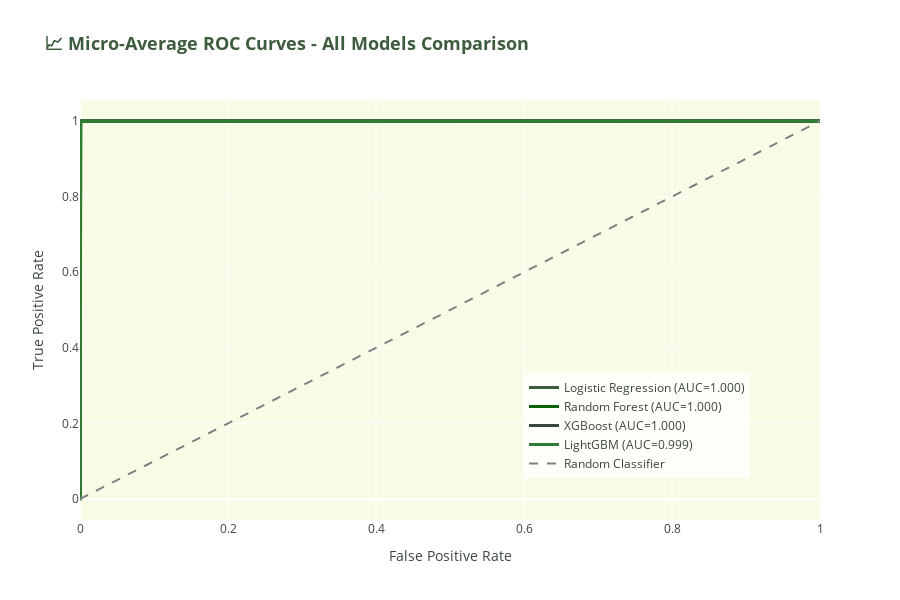

Notebook code cell kept with this figure:
### Code cell
# ============================================================================
# 📈 INTERACTIVE ROC CURVES (PLOTLY)
# ============================================================================

fig_roc = go.Figure()

for idx, (name, model) in enumerate(models.items()):
    y_pred_proba = model.predict_proba(X_test)
    
    # For multi-class, compute micro-average ROC
    fpr_micro, tpr_micro, _ = roc_curve(y_test_bin.ravel(), y_pred_proba.ravel())
    roc_auc_micro = auc(fpr_micro, tpr_micro)
    
    fig_roc.add_trace(go.Scatter(
        x=fpr_micro, y=tpr_micro,
        name=f'{name} (AUC={roc_auc_micro:.3f})',
        mode='lines',
        line=dict(color=colors_plotly[idx], width=3)
    ))

# Add diagonal
fig_roc.add_trace(go.Scatter(
    x=[0, 1], y=[0, 1],
    name='Random Classifier',
    mode='lines',
    line=dict(color='gray', width=2, dash='dash')
))

fig_roc.update_layout(
    title="<b>📈 Micro-Average ROC Curves - All Models Comparison</b>",
    title_font_size=18,
    title_font_color=PRIMARY,
    xaxis_title="False Positive Rate",
    yaxis_title="True Positive Rate",
    width=900,
    height=600,
    paper_bgcolor='white',
    plot_bgcolor='#f9fbe7',
    font=dict(color=DARK),
    legend=dict(x=0.6, y=0.1, bgcolor='rgba(255,255,255,0.8)')
)

fig_roc.show()

### Figure 1 — Plotly figure (JSON) as saved in the notebook; plotly's stock layout.template omitted (floating-point values rounded to 4 significant figures; data arrays with more than 128 entries replaced by an {"elided": "..."} marker saying what was removed)
{"data": [{"line": {"color": "#3d5c3d", "width": 3}, "mode": "lines", "name": "Logistic Regression (AUC=1.000)", "type": "scatter", "x": [0.0, 0.0, 0.0, 0.0, 0.0, 0.0, 0.0, 0.0, 0.0, 0.0, 0.0, 0.0, 0.0, 0.0, 0.0, 0.0, 0.00025, 0.00025, 0.0005, 0.0005, 0.00075, 0.00075, 0.00125, 0.00125, 0.00225, 0.00225, 0.004, 0.004, 1.0], "y": [0.0, 0.065, 0.067, 0.0675, 0.0685, 0.0735, 0.0745, 0.095, 0.096, 0.116, 0.117, 0.17, 0.171, 0.213, 0.214, 0.992, 0.992, 0.9955, 0.9955, 0.9975, 0.9975, 0.9985, 0.9985, 0.999, 0.999, 0.9995, 0.9995, 1.0, 1.0]}, {"line": {"color": "#046105", "width": 3}, "mode": "lines", "name": "Random Forest (AUC=1.000)", "type": "scatter", "x": [0.0, 0.0, 1.0], "y": [0.0, 1.0, 1.0]}, {"line": {"color": "#3b473b", "width": 3}, "mode": "lines", "name": "XGBoost (AUC=1.000)", "type": "scatter", "x": {"elided": "477 float values"}, "y": {"elided": "477 float values"}}, {"line": {"color": "#2e7d32", "width": 3}, "mode": "lines", "name": "LightGBM (AUC=0.999)", "type": "scatter", "x": [0.0, 0.00025, 0.00025, 0.00025, 0.00025, 0.00025, 0.00025, 0.0005, 0.0005, 0.001, 0.001, 0.0015, 0.0015, 0.002, 0.002, 0.5008, 0.5012, 0.5192, 0.5198, 0.984, 0.9845, 0.9922, 0.9928, 0.9975, 0.9975, 1.0], "y": [0.0, 0.0, 0.0125, 0.0135, 0.0265, 0.0275, 0.996, 0.996, 0.997, 0.997, 0.998, 0.998, 0.999, 0.999, 0.9995, 0.9995, 0.9995, 0.9995, 0.9995, 0.9995, 0.9995, 0.9995, 0.9995, 0.9995, 1.0, 1.0]}, {"line": {"color": "gray", "dash": "dash", "width": 2}, "mode": "lines", "name": "Random Classifier", "type": "scatter", "x": [0, 1], "y": [0, 1]}], "layout": {"font": {"color": "#3b473b"}, "height": 600, "legend": {"bgcolor": "rgba(255,255,255,0.8)", "x": 0.6, "y": 0.1}, "paper_bgcolor": "white", "plot_bgcolor": "#f9fbe7", "title": {"font": {"color": "#3d5c3d", "size": 18}, "text": "<b>📈 Micro-Average ROC Curves - All Models Comparison</b>"}, "width": 900, "xaxis": {"title": {"text": "False Positive Rate"}}, "yaxis": {"title": {"text": "True Positive Rate"}}}}
